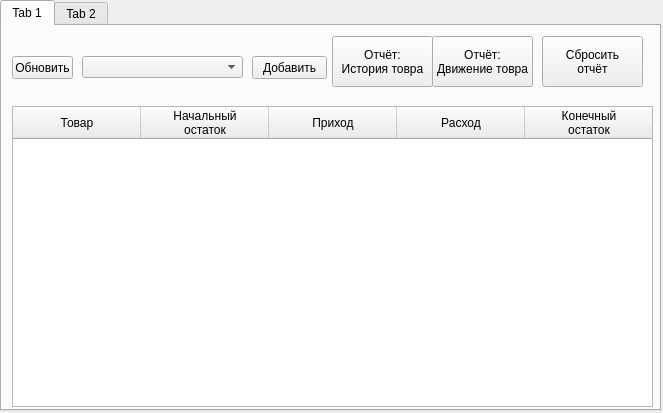
<?xml version="1.0" encoding="UTF-8"?>
<ui version="4.0">
 <class>MainWindow</class>
 <widget class="QMainWindow" name="MainWindow">
  <property name="geometry">
   <rect>
    <x>0</x>
    <y>0</y>
    <width>663</width>
    <height>413</height>
   </rect>
  </property>
  <property name="windowTitle">
   <string>MainWindow</string>
  </property>
  <widget class="QWidget" name="centralwidget">
   <widget class="QTabWidget" name="tabWidget">
    <property name="geometry">
     <rect>
      <x>0</x>
      <y>0</y>
      <width>661</width>
      <height>411</height>
     </rect>
    </property>
    <property name="currentIndex">
     <number>0</number>
    </property>
    <widget class="QWidget" name="tab">
     <attribute name="title">
      <string>Tab 1</string>
     </attribute>
     <widget class="QTableWidget" name="tableWidget">
      <property name="geometry">
       <rect>
        <x>10</x>
        <y>80</y>
        <width>641</width>
        <height>301</height>
       </rect>
      </property>
      <property name="horizontalScrollBarPolicy">
       <enum>Qt::ScrollBarAlwaysOff</enum>
      </property>
      <attribute name="horizontalHeaderDefaultSectionSize">
       <number>128</number>
      </attribute>
      <attribute name="horizontalHeaderMinimumSectionSize">
       <number>39</number>
      </attribute>
      <column>
       <property name="text">
        <string>Товар</string>
       </property>
      </column>
      <column>
       <property name="text">
        <string>Начальный
остаток</string>
       </property>
      </column>
      <column>
       <property name="text">
        <string>Приход</string>
       </property>
      </column>
      <column>
       <property name="text">
        <string>Расход</string>
       </property>
      </column>
      <column>
       <property name="text">
        <string>Конечный
остаток</string>
       </property>
      </column>
     </widget>
     <widget class="QComboBox" name="comboBox">
      <property name="geometry">
       <rect>
        <x>80</x>
        <y>30</y>
        <width>161</width>
        <height>22</height>
       </rect>
      </property>
      <property name="currentText">
       <string notr="true"/>
      </property>
     </widget>
     <widget class="QPushButton" name="pushButton_2">
      <property name="geometry">
       <rect>
        <x>250</x>
        <y>30</y>
        <width>75</width>
        <height>23</height>
       </rect>
      </property>
      <property name="text">
       <string>Добавить</string>
      </property>
     </widget>
     <widget class="QPushButton" name="pushButton_3">
      <property name="geometry">
       <rect>
        <x>430</x>
        <y>10</y>
        <width>101</width>
        <height>51</height>
       </rect>
      </property>
      <property name="text">
       <string>Отчёт:
Движение товра</string>
      </property>
     </widget>
     <widget class="QPushButton" name="pushButton">
      <property name="geometry">
       <rect>
        <x>540</x>
        <y>10</y>
        <width>101</width>
        <height>51</height>
       </rect>
      </property>
      <property name="text">
       <string>Сбросить 
отчёт</string>
      </property>
     </widget>
     <widget class="QPushButton" name="pushButton_4">
      <property name="geometry">
       <rect>
        <x>330</x>
        <y>10</y>
        <width>101</width>
        <height>51</height>
       </rect>
      </property>
      <property name="text">
       <string>Отчёт:
История товра</string>
      </property>
     </widget>
     <widget class="QPushButton" name="pushButton_5">
      <property name="geometry">
       <rect>
        <x>10</x>
        <y>30</y>
        <width>61</width>
        <height>23</height>
       </rect>
      </property>
      <property name="text">
       <string>Обновить</string>
      </property>
     </widget>
    </widget>
    <widget class="QWidget" name="tab_2">
     <attribute name="title">
      <string>Tab 2</string>
     </attribute>
    </widget>
   </widget>
  </widget>
 </widget>
 <resources/>
 <connections/>
</ui>
